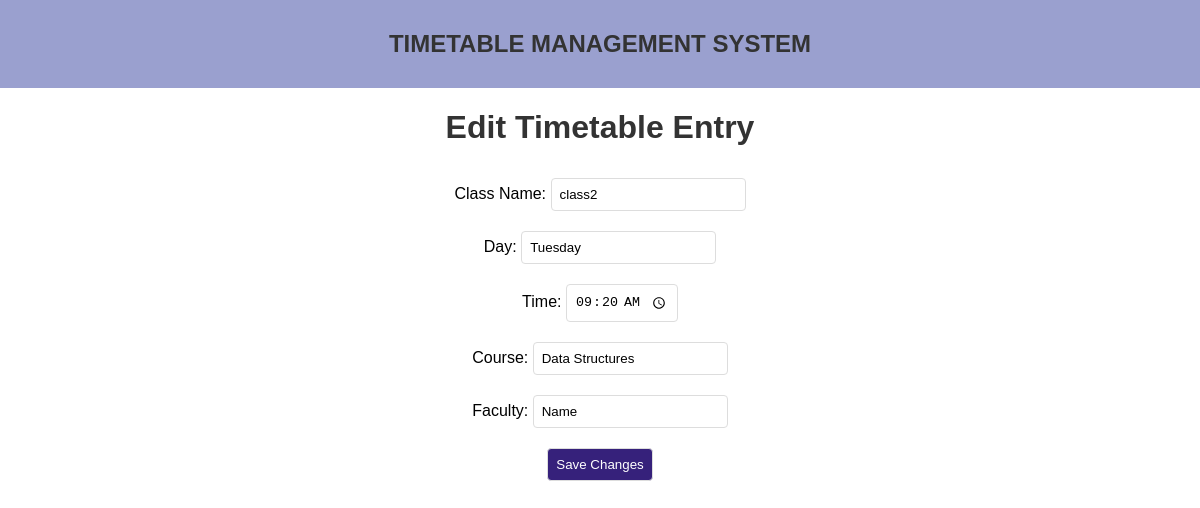
Screenshot of /edit_timetable/2 (signed in) with the database file from the repository.
### tables this page shows
CREATE TABLE timetable (
            id INTEGER PRIMARY KEY AUTOINCREMENT,
            class_name TEXT NOT NULL,
            day TEXT NOT NULL,
            time TEXT NOT NULL,
            course TEXT NOT NULL,
            faculty TEXT NOT NULL
        );

### app.py (the view, shortened to what this page needs)
@app.route('/edit_timetable/<int:id>', methods=['GET', 'POST'])
def edit_timetable(id):
    if session.get('role') != 'admin':
        flash("Access denied.")
        return redirect(url_for('login'))
    conn = get_db_connection()
    timetable_entry = conn.execute('SELECT * FROM timetable WHERE id = ?', (id,)).fetchone()
    conn.close()
    return render_template('edit_timetable.html', entry=timetable_entry)

### database.py (called while the page is built)
def get_db_connection():
    conn = sqlite3.connect('timetable.db')
    conn.row_factory = sqlite3.Row
    return conn

### templates/edit_timetable.html (shortened to what this page needs)
<!DOCTYPE html>
<html lang="en">
<head>
    <link rel="stylesheet" href="{{ url_for('static', filename='styles.css') }}">
</head>
<body>
    <nav id="navbar">
        <h1>TIMETABLE MANAGEMENT SYSTEM</h1>
    </nav>
    <h1>Edit Timetable Entry</h1>
    <form method="POST">
        <label>Class Name:</label>
        <input type="text" name="class_name" value="{{ entry['class_name'] }}" required><br>
        <label>Day:</label>
        <input type="text" name="day" value="{{ entry['day'] }}" required><br>
        <label>Time:</label>
        <input type="time" name="time" value="{{ entry['time'] }}" required><br>
        <label>Course:</label>
        <input type="text" name="course" value="{{ entry['course'] }}" required><br>
        <label>Faculty:</label>
        <input type="text" name="faculty" value="{{ entry['faculty'] }}" required><br>
        <button type="submit">Save Changes</button>
    </form>
</body>
</html>

### static/styles.css (style rules this page uses)
body { font-family: Arial, sans-serif; margin: 0; padding: 0; align-items: center; text-align: center; }
#navbar { background-color: rgb(154, 160, 207); padding: 10px; text-align: center; }
h1, h2 { color: #333; }
button, input, select { margin: 10px 0; padding: 8px; border-radius: 4px; border: 1px solid #ddd; }
button { background-color: #36217b; color: white; cursor: pointer; }

### rows the page displays
timetable: class_name "class2", day "Tuesday", time "09:20", course "Data Structures", faculty "Name"
